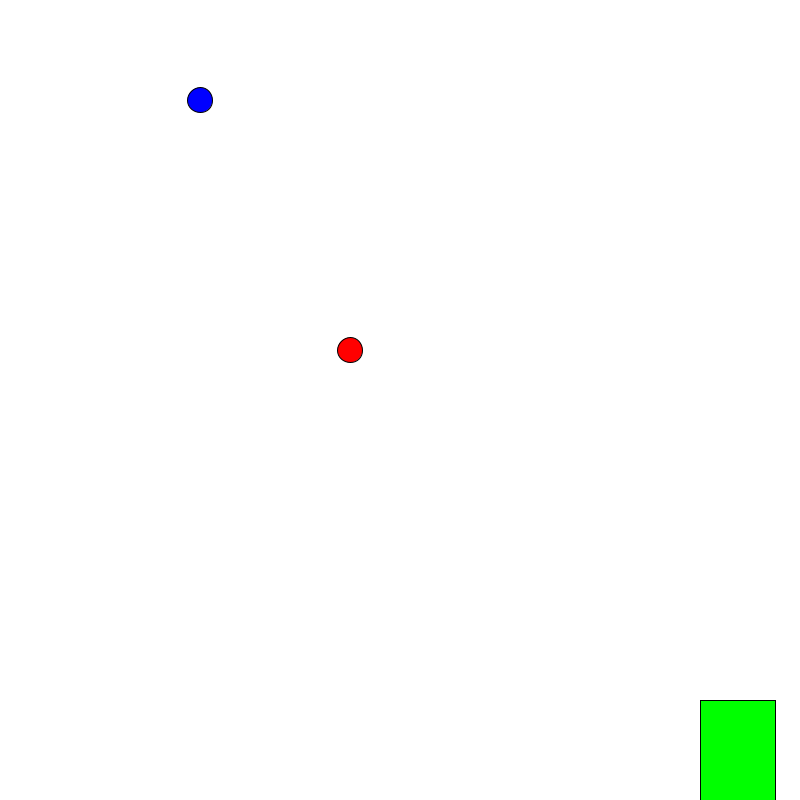
Frame 1 (no input)
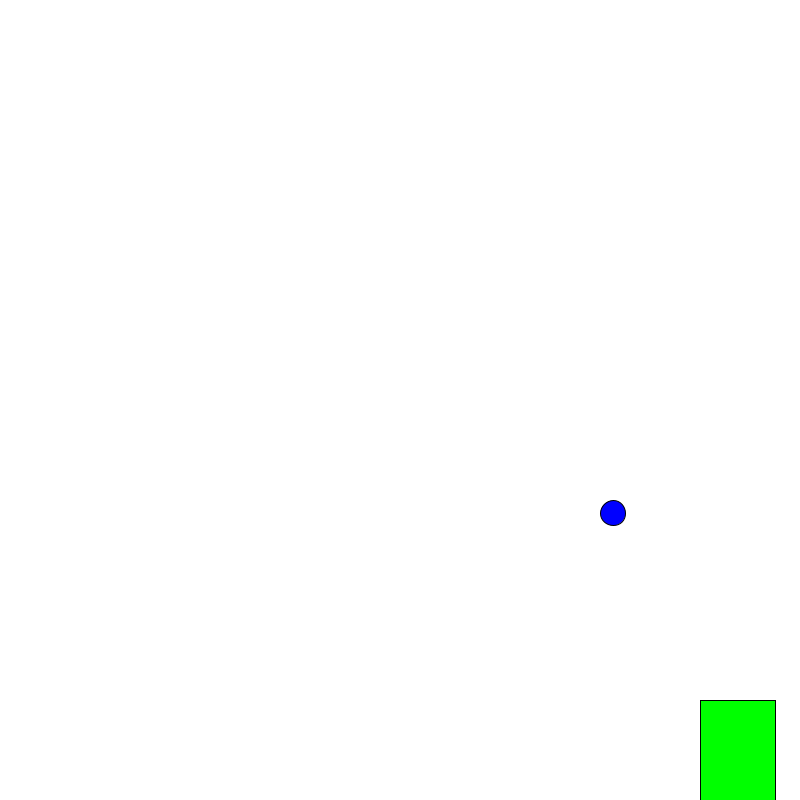
Frame 60 (the mouse pressed at the canvas centre just before this capture)
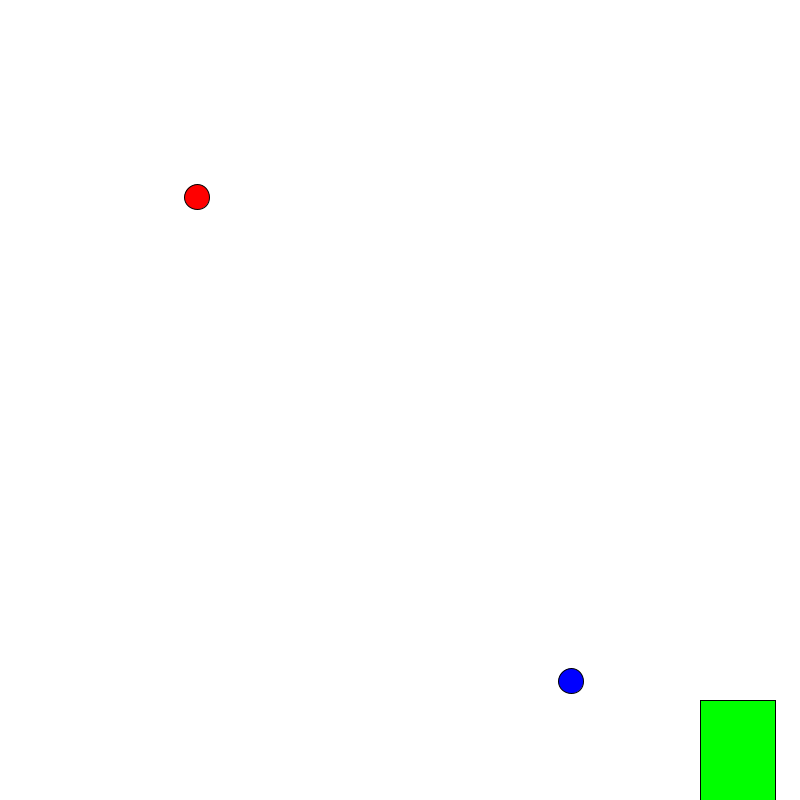
Frame 120 (the mouse held since frame 60 and released just before this capture)

The Processing sketch that drew these frames (run headless with seeded random() and noise(); from frame 60 on, the mouse is pressed at the canvas centre):

// Processing sketch: processing_104197
// ── processing_104197.pde

int ballX=350;
int ballY=350;
int ballWidth=25;
int speedX=9;
int speedY=9;
int speedA=7;
int speedB=7;
int ballR=ballWidth/2;
int ballA=200;
int ballB=100;


void setup()  {
  size(800,800);
  background(0,0,255);
}
  void draw() {
    drawBall();
    update();
    checkCollisionsX();
    checkCollisionsA();
  

    
  }
  
    void drawBall() {
      //redBall
    background(255,255,255);
    fill(255,0,0);
    ellipse(ballX, ballY, ballWidth, ballWidth);
    //blueBall
    fill(0,0,255);
    ellipse(ballA, ballB, ballWidth, ballWidth);
    //paddle
    fill(0,255,0);
    rect(700,700,75,100);
    }
    void update() {
      
    ballX=ballX+speedX;
    println(ballX);
    ballY=ballY+speedY;
    println(ballY);
    ballA=ballA+speedA;
    println(ballA);
    ballB=ballB+speedB;
    println(ballB);
    }
    void checkCollisionsX() {
    if (ballX>width) {
      speedX=speedX*-1;
    }
   else if(ballX<0) {
     speedX=speedX*-1;
   }
    if(ballY>height){
     speedY=speedY*-1;
   }
   else if(ballY<0){
     speedY=speedY*-1;
   }
    }
    
    
    void checkCollisionsA() {
    if(ballA>width) {
     speedA=speedA*-1;
   }
   else if(ballA<0) {
     speedA=speedA*-1;
   }
   if(ballB>height) {
     speedB=speedB*-1;
   }
   else if(ballB<0) {
     speedB=speedB*-1;
   }


}
